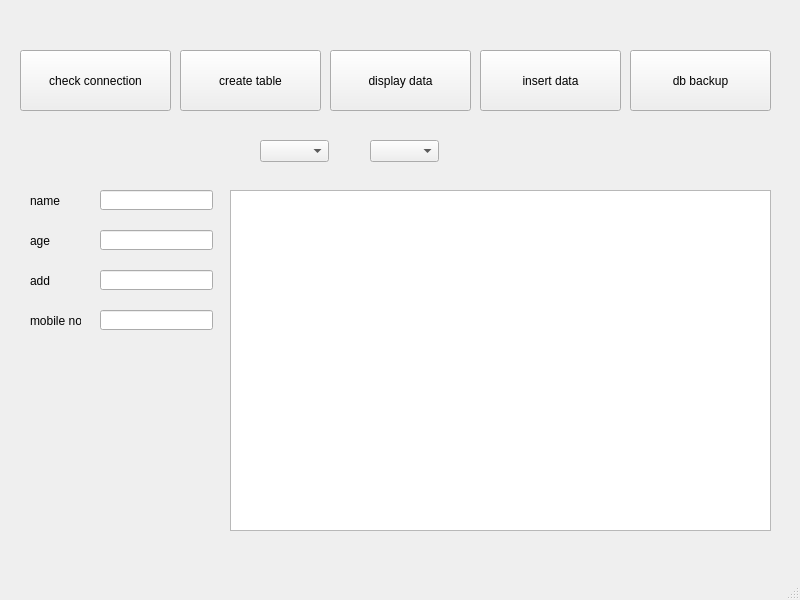
<?xml version="1.0" encoding="UTF-8"?>
<ui version="4.0">
 <class>MainWindow</class>
 <widget class="QMainWindow" name="MainWindow">
  <property name="geometry">
   <rect>
    <x>0</x>
    <y>0</y>
    <width>800</width>
    <height>600</height>
   </rect>
  </property>
  <property name="windowTitle">
   <string>MainWindow</string>
  </property>
  <widget class="QWidget" name="centralwidget">
   <widget class="QPushButton" name="pb_check_conn">
    <property name="geometry">
     <rect>
      <x>20</x>
      <y>50</y>
      <width>151</width>
      <height>61</height>
     </rect>
    </property>
    <property name="text">
     <string>check connection</string>
    </property>
   </widget>
   <widget class="QPushButton" name="pb_create_tbl">
    <property name="geometry">
     <rect>
      <x>180</x>
      <y>50</y>
      <width>141</width>
      <height>61</height>
     </rect>
    </property>
    <property name="text">
     <string>create table</string>
    </property>
   </widget>
   <widget class="QPushButton" name="pb_disp_data">
    <property name="geometry">
     <rect>
      <x>330</x>
      <y>50</y>
      <width>141</width>
      <height>61</height>
     </rect>
    </property>
    <property name="text">
     <string>display data</string>
    </property>
   </widget>
   <widget class="QPushButton" name="pb_insert_data">
    <property name="geometry">
     <rect>
      <x>480</x>
      <y>50</y>
      <width>141</width>
      <height>61</height>
     </rect>
    </property>
    <property name="text">
     <string>insert data</string>
    </property>
   </widget>
   <widget class="QLineEdit" name="le_name">
    <property name="geometry">
     <rect>
      <x>100</x>
      <y>190</y>
      <width>113</width>
      <height>20</height>
     </rect>
    </property>
   </widget>
   <widget class="QLineEdit" name="le_age">
    <property name="geometry">
     <rect>
      <x>100</x>
      <y>230</y>
      <width>113</width>
      <height>20</height>
     </rect>
    </property>
   </widget>
   <widget class="QLineEdit" name="le_add">
    <property name="geometry">
     <rect>
      <x>100</x>
      <y>270</y>
      <width>113</width>
      <height>20</height>
     </rect>
    </property>
   </widget>
   <widget class="QLineEdit" name="le_mobile">
    <property name="geometry">
     <rect>
      <x>100</x>
      <y>310</y>
      <width>113</width>
      <height>20</height>
     </rect>
    </property>
   </widget>
   <widget class="QLabel" name="label">
    <property name="geometry">
     <rect>
      <x>30</x>
      <y>190</y>
      <width>51</width>
      <height>21</height>
     </rect>
    </property>
    <property name="text">
     <string>name</string>
    </property>
   </widget>
   <widget class="QLabel" name="label_2">
    <property name="geometry">
     <rect>
      <x>30</x>
      <y>230</y>
      <width>51</width>
      <height>21</height>
     </rect>
    </property>
    <property name="text">
     <string>age</string>
    </property>
   </widget>
   <widget class="QLabel" name="label_3">
    <property name="geometry">
     <rect>
      <x>30</x>
      <y>270</y>
      <width>51</width>
      <height>21</height>
     </rect>
    </property>
    <property name="text">
     <string>add</string>
    </property>
   </widget>
   <widget class="QLabel" name="label_4">
    <property name="geometry">
     <rect>
      <x>30</x>
      <y>310</y>
      <width>51</width>
      <height>21</height>
     </rect>
    </property>
    <property name="text">
     <string>mobile no</string>
    </property>
   </widget>
   <widget class="QTableView" name="tableView">
    <property name="geometry">
     <rect>
      <x>230</x>
      <y>190</y>
      <width>541</width>
      <height>341</height>
     </rect>
    </property>
   </widget>
   <widget class="QPushButton" name="pb_backup">
    <property name="geometry">
     <rect>
      <x>630</x>
      <y>50</y>
      <width>141</width>
      <height>61</height>
     </rect>
    </property>
    <property name="text">
     <string>db backup</string>
    </property>
   </widget>
   <widget class="QComboBox" name="cb_month">
    <property name="geometry">
     <rect>
      <x>260</x>
      <y>140</y>
      <width>69</width>
      <height>22</height>
     </rect>
    </property>
   </widget>
   <widget class="QComboBox" name="cb_date">
    <property name="geometry">
     <rect>
      <x>370</x>
      <y>140</y>
      <width>69</width>
      <height>22</height>
     </rect>
    </property>
   </widget>
  </widget>
  <widget class="QMenuBar" name="menubar">
   <property name="geometry">
    <rect>
     <x>0</x>
     <y>0</y>
     <width>800</width>
     <height>21</height>
    </rect>
   </property>
  </widget>
  <widget class="QStatusBar" name="statusbar"/>
 </widget>
 <resources/>
 <connections/>
</ui>
